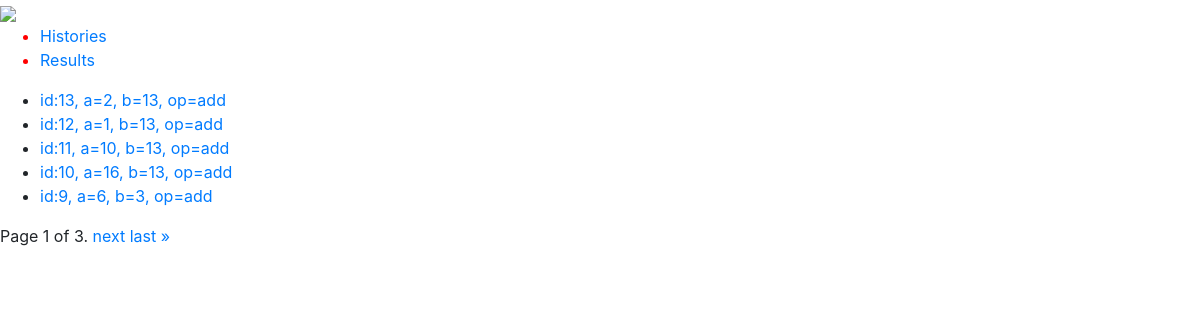
Screenshot of /maths/histories/ with the database file from the repository.
### maths/models.py (models this page shows)
class Math(models.Model):
   operation = models.CharField(max_length=5, choices=OPERATION_CHOICES)
   a = models.IntegerField()
   b = models.IntegerField()
   created = models.DateTimeField(auto_now_add=True)
   result = models.ForeignKey(
       'maths.Result',
        on_delete=models.CASCADE,
        null=True,
        blank=True
    )
   class Meta:
       ordering = ["-id"]
   def __str__(self):
        return f"id:{self.id}, a={self.a}, b={self.b}, op={self.operation}"

### maths/views.py (the view)
# urls.py: path('histories/', maths_list, name="list"),
def maths_list(request):
   maths = Math.objects.all()
   paginator = Paginator(maths, 5)
   page_number = request.GET.get('page')
   maths = paginator.get_page(page_number)
   return render(
       request=request,
       template_name="maths/list.html",
       context={"maths": maths}
   )

### maths/templates/maths/list.html (shortened to what this page needs)
{% extends "maths/main.html" %}
{% block content %}
   <ul>
       {% for m in maths %}
           <li><a href="{% url "details" m.id %}">{{ m }}</a></li>
       {% endfor %}
   </ul>
   <div class="pagination">
   <span class="step-links">
       <span class="current">
           Page {{ maths.number }} of {{ maths.paginator.num_pages }}.
       </span>
       {% if maths.has_next %}
           <a href="?page={{ maths.next_page_number }}">next</a>
           <a href="?page={{ maths.paginator.num_pages }}">last »</a>
       {% endif %}
   </span>
   </div>
{% endblock %}

### rows the page displays
Math: id+a+b "id:13, a=2, b=13, op=add"
Math: id+a+b "id:12, a=1, b=13, op=add"
Math: id+a+b "id:11, a=10, b=13, op=add"
Math: id+a+b "id:10, a=16, b=13, op=add"
Math: id+a+b "id:9, a=6, b=3, op=add"

### other values shown
{{ maths.number }} "1"
{{ maths.paginator.num_pages }} "3"
